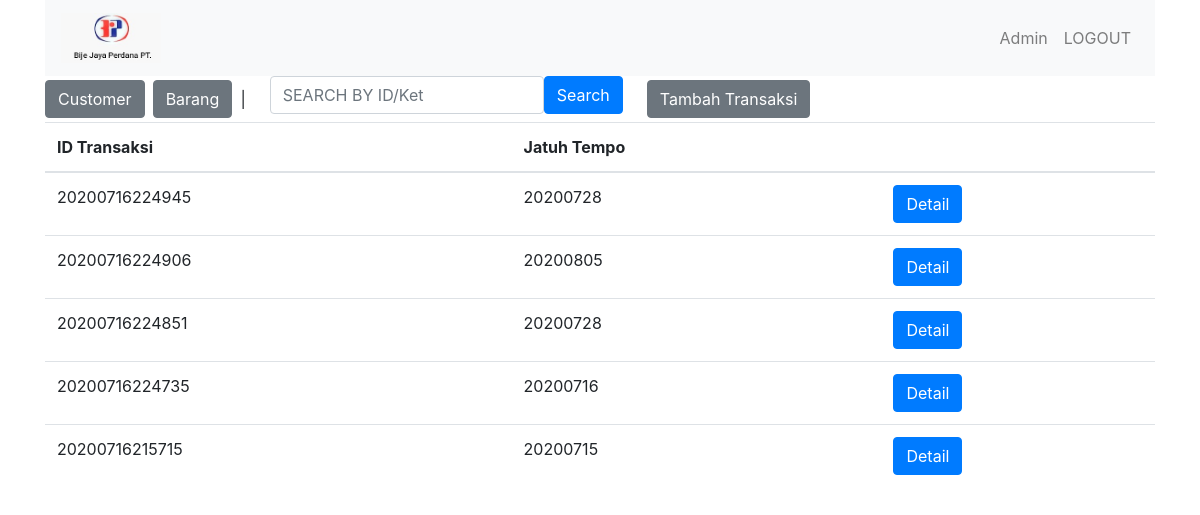
Page /index.php (signed in) on the earlier database version.
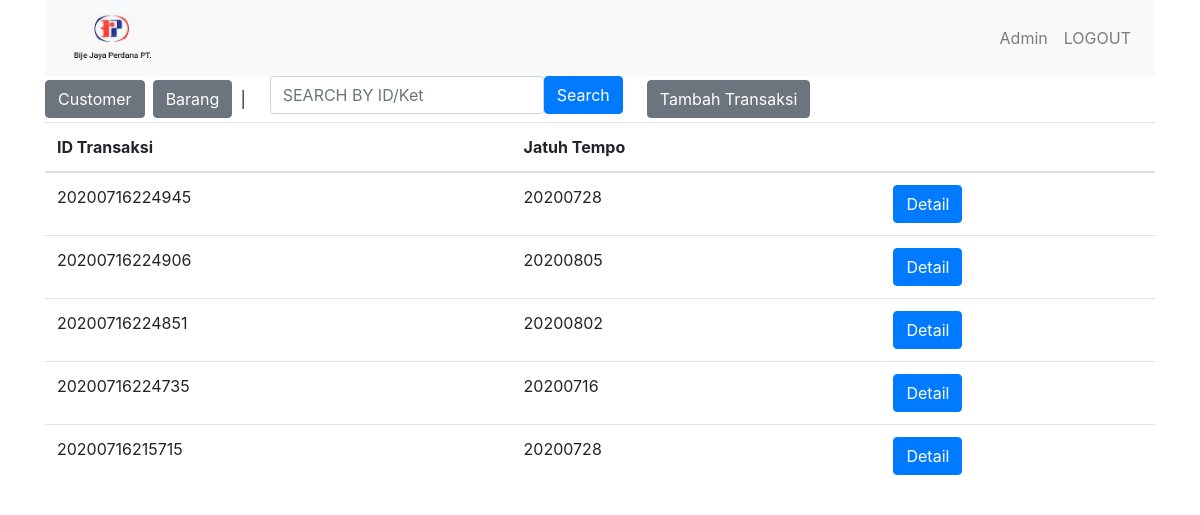
Same page on the later database version.
### tables this page shows
CREATE TABLE `transaksi` (
  `idtransaksi` varchar(14) NOT NULL,
  `idcustomer` varchar(12) NOT NULL,
  `jatuhtempo` varchar(14) NOT NULL,
  `nopo` varchar(12) NOT NULL,
  `pembayaran` varchar(6) NOT NULL,
  `produk` text NOT NULL,
  `subtotal` int(11) NOT NULL,
  `diskon` int(11) NOT NULL,
  `status` int(1) NOT NULL
);

### admininvoice.php (the view, shortened to what this page needs)
<html>
<?php
require('config.php');
	echo '<div class="btn-group mr-2" role="group" > <a class="btn btn-secondary" href="customer.php">Customer</a> </div>';
	echo '<div class="btn-group mr-2" role="group" > <a class="btn btn-secondary" href="produk.php">Barang</a> </div>';
	echo '<div class="btn-group mr-2" role="group" > | </div>';
	echo '<div class="btn-group mr-2" >
			<form method="GET" class="form-group mx-sm-3 mb-2 form-inline" action="index.php">
				<input class="form-control" name="keyword" placeholder="SEARCH BY ID/Ket" type="text">
				<input class="btn btn-primary" type="submit" value="Search">
			</form>
		</div>';
	echo '<div class="btn-group mr-2" role="group" > <a class="btn btn-secondary" href="transaksibaru.php">Tambah Transaksi</a> </div>';
	$con = new mysqli($host, $dbid, $dbpass, $dbname);
	if (isset($_GET['keyword']) && $_GET['keyword']!='') {
		$keyword =  str_replace("'","",$_GET['keyword'])  ;
		$keyword = $con -> real_escape_string($keyword);
		if( is_numeric($keyword) == true){
			$stmt = $con->prepare( "SELECT idtransaksi, jatuhtempo, status FROM transaksi WHERE idtransaksi LIKE '%$keyword%' ORDER BY jatuhtempo DESC" ); $stmt->execute();
		}else{
			$stmt = $con->prepare( "SELECT idtransaksi, jatuhtempo, status FROM transaksi WHERE produk LIKE '%$keyword%' ORDER BY jatuhtempo DESC" ); $stmt->execute();
		}
	}else{
		$stmt = $con->prepare( "SELECT idtransaksi, jatuhtempo FROM transaksi ORDER BY idtransaksi DESC" ); $stmt->execute();
	}
	$result = $stmt->get_result();
	?>
<table class="table">
  <thead>
    <tr>
      <th scope="col">ID Transaksi</th>
      <th scope="col">Jatuh Tempo</th>
	  <th scope="col"></th>
    </tr>
  </thead>
  <tbody>
	<?php
	while($row = mysqli_fetch_assoc($result)) {
		echo '
		<tr>
		<a href="transaksidetail.php?idtransaksi='.$row["idtransaksi"].'">
		<td>'.$row["idtransaksi"].'</td>
		<td>'.$row["jatuhtempo"].'</td>
		<td><a href="transaksidetail.php?idtransaksi='.$row["idtransaksi"].'" class="btn btn-primary">Detail</a></td>
		</tr>
		';
	}
?>
  </tbody>
</table>
</html>

### index.php (shortened to what this page needs)
<!doctype html>
<html lang="en">
  <head>
    <link rel="stylesheet" href="css/bootstrap.min.css">
  </head>
 <body>
	<div class="container">
<?php
	if(!isset($_SESSION["username"]) || $_SESSION["username"] == ""){
		echo "<script language='javascript'>alert('Silahkan login terlebih dulu'); window.location.href = 'login.html';</script>";
	}else{
	$nama = $_SESSION["nama"];
	$statusid = $_SESSION["statusid"];
?>
<?php
	include 'navbar.php';
		if($statusid == 0){
			include 'admininvoice.php';
		}else{
			include 'admintagihan.php';
		}
}
?>
	</div>
  </body>
</html>

### navbar.php (shortened to what this page needs)
<nav class="navbar navbar-expand-lg navbar-light bg-light">
<a class="navbar-brand" href="index.php"> <img src="logo.jpeg" style="width:100px; height:50px;"> </a>
<div class="collapse navbar-collapse" id="navbarNavAltMarkup">
	<div class="navbar-nav ml-auto">
		<a class="nav-item nav-link" href="profileedit.php"><?php echo $nama; ?></a>
		<a class="nav-item nav-link" href="logout.php">LOGOUT</a>
	</div>
</div>
</nav>

Differences in the rows shown:
changed transaksi id 20200716224851: jatuhtempo "20200728" → "20200802"
changed transaksi id 20200716215715: jatuhtempo "20200715" → "20200728"
